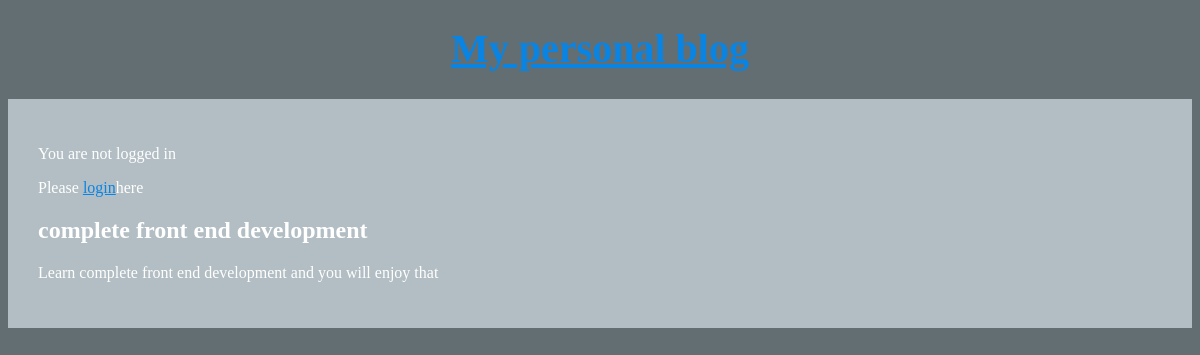
Screenshot of /artcle/1 with the database file from the repository.
### articles/models.py (models this page shows, shortened)
class Article(models.Model):
  author = models.ForeignKey(
    'auth.User',
    on_delete=models.CASCADE,
  )
  title = models.CharField(max_length=200)
  text = models.TextField()

### articles/views.py (the view)
# urls.py: path('artcle/<int:pk>', views.ArticleDetailView.as_view(), name='article_page'),
class ArticleDetailView(DetailView):
  model = Article
  template_name = 'detail.html'
  context_object_name = 'batman'

### templates/detail.html
{% extends 'base.html' %}
{% block content %}
<div class="details">
  <h2>{{batman.title}}</h2>
  <p>{{batman.text}}</p>
</div>
{% endblock content %}

### static/css/basestyles.css (style rules this page uses)
body { background-color: #636e72; color: #FFF; }

### rows the page displays
Article: title "complete front end development", text "Learn complete front end development and you will enjoy that"
